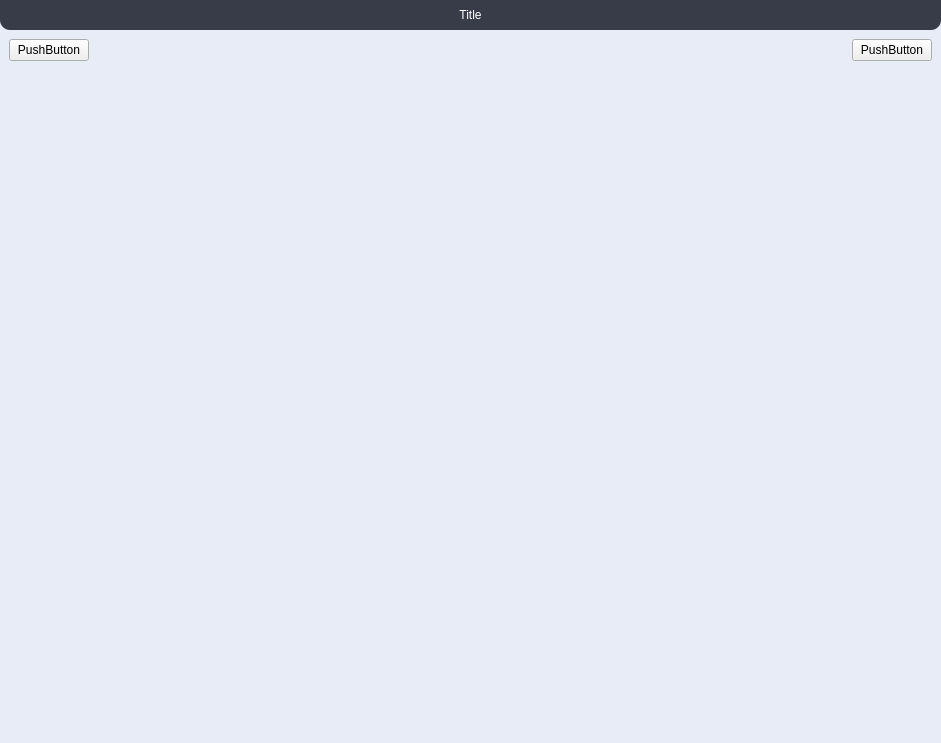
<?xml version="1.0" encoding="UTF-8"?>
<ui version="4.0">
 <class>Node</class>
 <widget class="QWidget" name="Node">
  <property name="geometry">
   <rect>
    <x>0</x>
    <y>0</y>
    <width>941</width>
    <height>743</height>
   </rect>
  </property>
  <property name="sizePolicy">
   <sizepolicy hsizetype="MinimumExpanding" vsizetype="MinimumExpanding">
    <horstretch>0</horstretch>
    <verstretch>0</verstretch>
   </sizepolicy>
  </property>
  <property name="windowTitle">
   <string>Form</string>
  </property>
  <property name="styleSheet">
   <string notr="true">QWidget#Node{
border-radius: 20px;
background-color: rgb(232, 236, 247);
	border-color: rgb(0, 170, 255);
border-width: 3px;
}</string>
  </property>
  <layout class="QVBoxLayout" name="verticalLayout">
   <property name="spacing">
    <number>0</number>
   </property>
   <property name="leftMargin">
    <number>0</number>
   </property>
   <property name="topMargin">
    <number>0</number>
   </property>
   <property name="rightMargin">
    <number>0</number>
   </property>
   <property name="bottomMargin">
    <number>0</number>
   </property>
   <item>
    <widget class="QWidget" name="titlecont" native="true">
     <property name="minimumSize">
      <size>
       <width>0</width>
       <height>30</height>
      </size>
     </property>
     <property name="maximumSize">
      <size>
       <width>16777215</width>
       <height>30</height>
      </size>
     </property>
     <layout class="QHBoxLayout" name="horizontalLayout">
      <property name="spacing">
       <number>0</number>
      </property>
      <property name="leftMargin">
       <number>0</number>
      </property>
      <property name="topMargin">
       <number>0</number>
      </property>
      <property name="rightMargin">
       <number>0</number>
      </property>
      <property name="bottomMargin">
       <number>0</number>
      </property>
      <item>
       <widget class="QWidget" name="titlecont2" native="true">
        <property name="styleSheet">
         <string notr="true">QWidget#titlecont2{
	background-color: rgb(56, 60, 72);
border-bottom-left-radius: 10px;
border-bottom-right-radius: 10px;
}</string>
        </property>
        <layout class="QHBoxLayout" name="horizontalLayout_2">
         <property name="spacing">
          <number>0</number>
         </property>
         <property name="leftMargin">
          <number>0</number>
         </property>
         <property name="topMargin">
          <number>0</number>
         </property>
         <property name="rightMargin">
          <number>0</number>
         </property>
         <property name="bottomMargin">
          <number>0</number>
         </property>
         <item>
          <widget class="QLabel" name="title">
           <property name="font">
            <font/>
           </property>
           <property name="styleSheet">
            <string notr="true">color: rgb(255, 255, 255);</string>
           </property>
           <property name="text">
            <string>Title</string>
           </property>
           <property name="alignment">
            <set>Qt::AlignCenter</set>
           </property>
          </widget>
         </item>
        </layout>
       </widget>
      </item>
     </layout>
    </widget>
   </item>
   <item>
    <widget class="QWidget" name="exec_spacepin" native="true">
     <property name="sizePolicy">
      <sizepolicy hsizetype="Expanding" vsizetype="Minimum">
       <horstretch>0</horstretch>
       <verstretch>0</verstretch>
      </sizepolicy>
     </property>
     <property name="minimumSize">
      <size>
       <width>0</width>
       <height>40</height>
      </size>
     </property>
     <property name="maximumSize">
      <size>
       <width>16777215</width>
       <height>40</height>
      </size>
     </property>
     <layout class="QHBoxLayout" name="horizontalLayout_4">
      <item alignment="Qt::AlignLeft">
       <widget class="QPushButton" name="pushButton">
        <property name="text">
         <string>PushButton</string>
        </property>
       </widget>
      </item>
      <item alignment="Qt::AlignRight">
       <widget class="QPushButton" name="pushButton_2">
        <property name="text">
         <string>PushButton</string>
        </property>
       </widget>
      </item>
     </layout>
    </widget>
   </item>
   <item>
    <widget class="QWidget" name="customzone" native="true">
     <property name="sizePolicy">
      <sizepolicy hsizetype="Preferred" vsizetype="Preferred">
       <horstretch>0</horstretch>
       <verstretch>0</verstretch>
      </sizepolicy>
     </property>
     <property name="maximumSize">
      <size>
       <width>16777215</width>
       <height>0</height>
      </size>
     </property>
    </widget>
   </item>
   <item>
    <widget class="QWidget" name="signalpincontent" native="true">
     <property name="sizePolicy">
      <sizepolicy hsizetype="Preferred" vsizetype="Expanding">
       <horstretch>0</horstretch>
       <verstretch>0</verstretch>
      </sizepolicy>
     </property>
     <layout class="QHBoxLayout" name="horizontalLayout_3">
      <property name="spacing">
       <number>0</number>
      </property>
      <property name="leftMargin">
       <number>0</number>
      </property>
      <property name="topMargin">
       <number>5</number>
      </property>
      <property name="rightMargin">
       <number>0</number>
      </property>
      <property name="bottomMargin">
       <number>5</number>
      </property>
      <item alignment="Qt::AlignTop">
       <widget class="QWidget" name="widget_4" native="true">
        <layout class="QVBoxLayout" name="verticalLayout_2">
         <property name="spacing">
          <number>0</number>
         </property>
         <property name="leftMargin">
          <number>0</number>
         </property>
         <property name="topMargin">
          <number>0</number>
         </property>
         <property name="rightMargin">
          <number>0</number>
         </property>
         <property name="bottomMargin">
          <number>0</number>
         </property>
         <item>
          <widget class="QWidget" name="widget" native="true"/>
         </item>
         <item>
          <widget class="QWidget" name="widget_2" native="true"/>
         </item>
        </layout>
       </widget>
      </item>
      <item>
       <widget class="QWidget" name="widget_6" native="true"/>
      </item>
      <item alignment="Qt::AlignTop">
       <widget class="QWidget" name="widget_5" native="true">
        <layout class="QVBoxLayout" name="verticalLayout_3">
         <property name="leftMargin">
          <number>0</number>
         </property>
         <property name="topMargin">
          <number>0</number>
         </property>
         <property name="rightMargin">
          <number>0</number>
         </property>
         <item>
          <widget class="QWidget" name="widget_3" native="true"/>
         </item>
         <item>
          <widget class="QWidget" name="widget_7" native="true"/>
         </item>
        </layout>
       </widget>
      </item>
     </layout>
    </widget>
   </item>
  </layout>
 </widget>
 <resources/>
 <connections/>
</ui>
